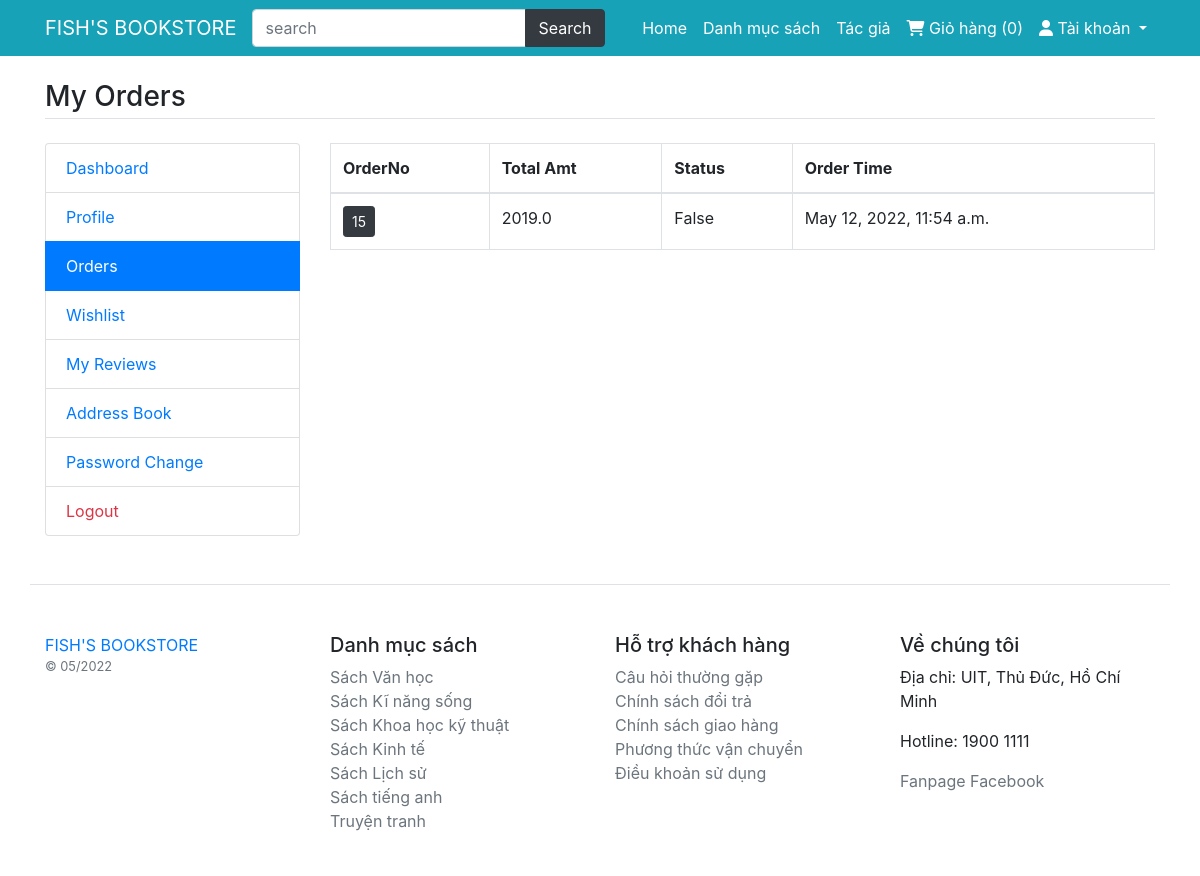
Before: /my-orders (signed in) with the older database file.
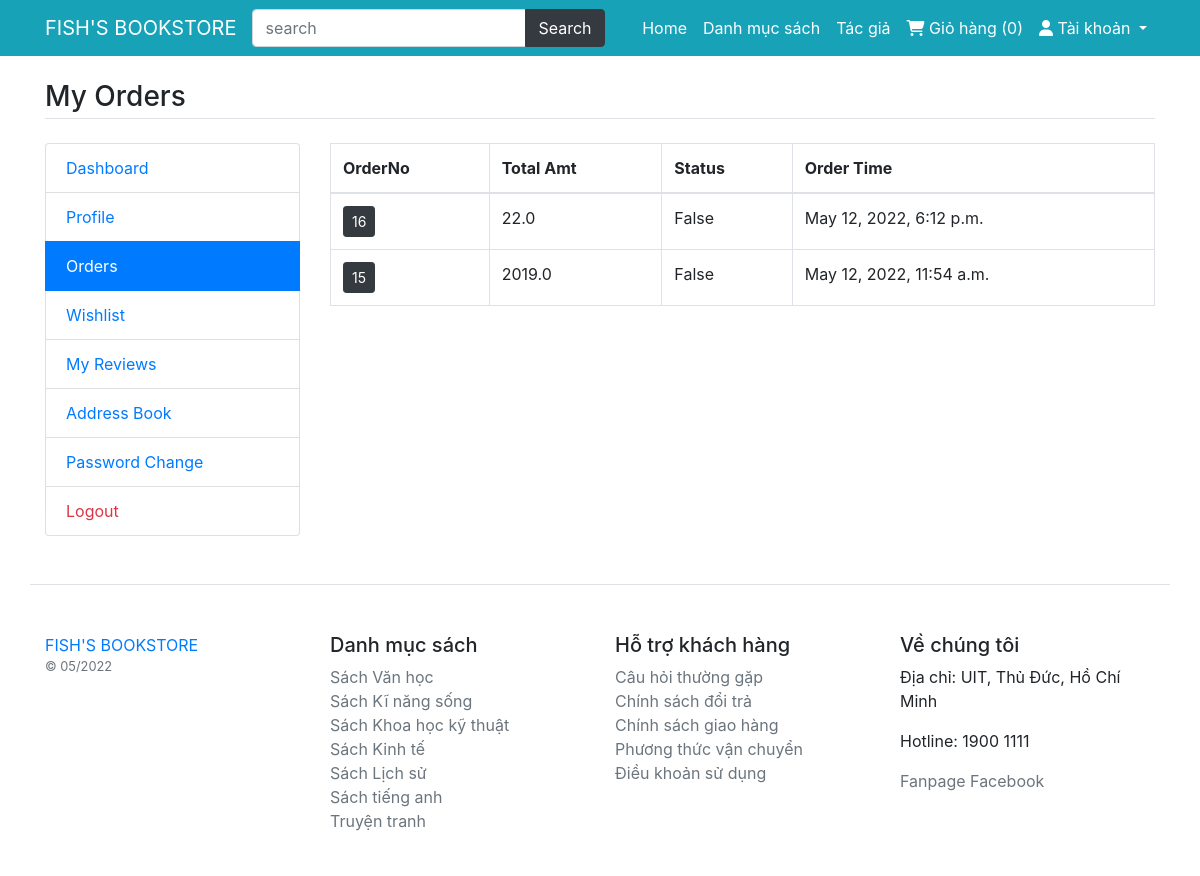
After: the same page with the newer database file.
### main/models.py (models this page shows)
class CartOrder(models.Model):
    user=models.ForeignKey(User,on_delete=models.CASCADE)
    total_amt=models.FloatField()
    paid_status=models.BooleanField(default=False)
    order_dt=models.DateTimeField(auto_now_add=True)
    order_status=models.CharField(choices=status_choice,default='process',max_length=150)
    class Meta:
        verbose_name_plural='8. Orders'

### main/views.py (the view)
# urls.py: path('my-orders',views.my_orders, name='my_orders'),
def my_orders(request):
	orders=CartOrder.objects.filter(user=request.user).order_by('-id')
	return render(request, 'user/orders.html',{'orders':orders})

### main/template_context.py (called while the page is built)
def get_filters(request):
	cats=Product.objects.distinct().values('category__title','category__id')
	brands=Product.objects.distinct().values('brand__title','brand__id')
	colors=ProductAttribute.objects.distinct().values('color__title','color__id','color__color_code')
	sizes=ProductAttribute.objects.distinct().values('size__title','size__id')
	minMaxPrice=ProductAttribute.objects.aggregate(Min('price'),Max('price'))
	data={
		'cats':cats,
		'brands':brands,
		'colors':colors,
		'sizes':sizes,
		'minMaxPrice':minMaxPrice,
	}
	return data

### main/templates/user/orders.html
{% extends 'base.html' %}
{% load static %}
{% block content %}
<main class="container my-4">
	<h3 class="my-4 border-bottom pb-1">My Orders</h3>
	<div class="row">
		<div class="col-md-3">
			{% include 'user/user-sidebar.html' %}
		</div>
		<div class="col-md-9">
			<div class="table-responsive">
				<table class="table-bordered table">
					<thead>
						<tr>
							<th>OrderNo</th>
							<th>Total Amt</th>
							<th>Status</th>
							<th>Order Time</th>
						</tr>
					</thead>
					<tbody>
						{% for order in orders %}
						<tr>
							<td><a href="{% url 'my_order_items' order.id %}" class="btn btn-sm btn-dark">{{order.id}}</a></td>
							<td>{{order.total_amt}}</td>
							<td>{{order.paid_status}}</td>
							<td>{{order.order_dt}}</td>
						</tr>
						{% endfor %}
					</tbody>
				</table>
			</div>
		</div>
	</div>
</main>
{% endblock %}

Changed rows visible on the page:
added CartOrder: id "16", total_amt "22.0", paid_status "False", order_dt "May 12, 2022, 6:12 p.m."
